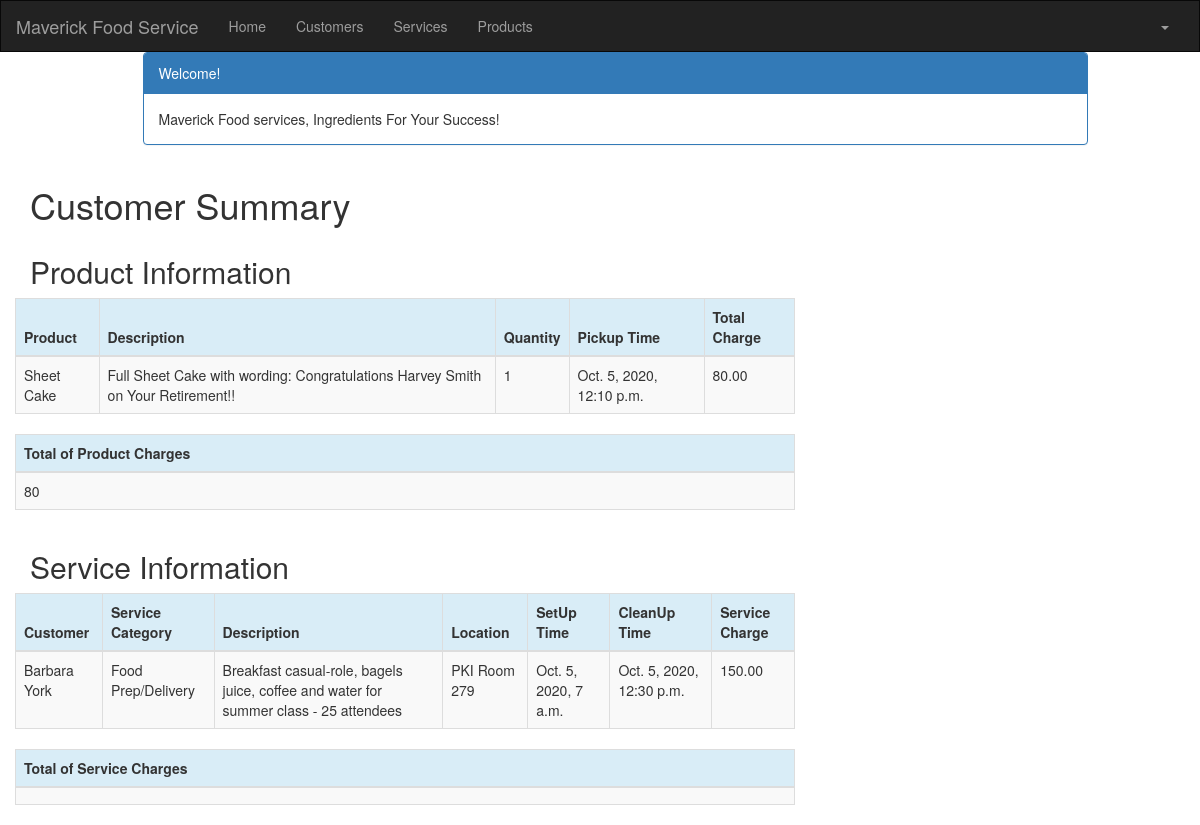
The page /customer/1/summary/ (signed in) on the database its author committed.
### crm/models.py (models this page shows, shortened)
class Product(models.Model):
    cust_name = models.ForeignKey(Customer, on_delete=models.CASCADE, related_name='products')
    product = models.CharField(max_length=100)
    p_description = models.TextField()
    quantity = models.IntegerField()
    pickup_time = models.DateTimeField(
        default=timezone.now)
    charge = models.DecimalField(max_digits=10, decimal_places=2)
    created_date = models.DateTimeField(
        default=timezone.now)
    updated_date = models.DateTimeField(auto_now_add=True)

class Service(models.Model):
    cust_name = models.ForeignKey(Customer, on_delete=models.CASCADE, related_name='services')
    service_category = models.CharField(max_length=100)
    description = models.TextField()
    location = models.CharField(max_length=200)
    setup_time = models.DateTimeField(
        default=timezone.now)
    cleanup_time = models.DateTimeField(
        default=timezone.now)
    service_charge = models.DecimalField(max_digits=10, decimal_places=2)
    created_date = models.DateTimeField(
        default=timezone.now)
    updated_date = models.DateTimeField(auto_now_add=True)

class Customer(models.Model):
    cust_name = models.CharField(max_length=50)
    organization = models.CharField(max_length=100, blank=True)
    role = models.CharField(max_length=100)
    email = models.EmailField(max_length=100)
    bldgroom = models.CharField(max_length=100)
    address = models.CharField(max_length=200)
    account_number = models.IntegerField(blank=False, null=False)
    city = models.CharField(max_length=50)
    state = models.CharField(max_length=50)
    zipcode = models.CharField(max_length=10)
    phone_number = models.CharField(max_length=50)
    created_date = models.DateTimeField(
        default=timezone.now)
    updated_date = models.DateTimeField(auto_now_add=True)
    def __str__(self):
        return str(self.cust_name)

### crm/views.py (the view)
# urls.py: path('customer/<int:pk>/summary/', views.summary, name='summary'),
@login_required
def summary(request, pk):
    customer = get_object_or_404(Customer, pk=pk)
    customers = Customer.objects.filter(created_date__lte=timezone.now())
    services = Service.objects.filter(cust_name=pk)
    products = Product.objects.filter(cust_name=pk)
    sum_service_charge = Service.objects.filter(cust_name=pk).aggregate(Sum('service_charge'))
    sum_product_charge = Product.objects.filter(cust_name=pk).aggregate(Sum('charge'))
    return render(request, 'crm/summary.html', {'customers': customers,
                                                    'products': products,
                                                    'services': services,
                                                    'sum_service_charge': sum_service_charge,
                                                    'sum_product_charge': sum_product_charge,})

### crm/templates/crm/summary.html
{% extends 'crm/base.html' %}
{% block content %}
{% load mathfilters %}
{% load humanize %}
<div class="container">
    <div class="row">
        <div class="col-md-10 col-md-offset-1">
            <div class="panel panel-primary">
                <div class="panel-heading">Welcome!</div>
                <div class="panel-body">
                    Maverick Food services, Ingredients For Your Success!
                </div>
            </div>
        </div>
    </div>
</div>
<div class="row">
    <h1 style="padding-left: 15Px">Customer Summary</h1>
</div>
    <div class="row">
        <h2 style="padding-left: 15Px">Product Information</h2>
    </div>
    <div class="row">
        <table class="table table-striped table-bordered table-hover">
            <thead>
            <tr class="bg-info">
                <th>Product</th>
                <th>Description</th>
                <th>Quantity</th>
                <th>Pickup Time</th>
                <th>Total Charge</th>
            </tr>
            </thead>
            <tbody>
            {% for product in products %}
                <tr>
                    <td>{{ product.product }}</td>
                    <td>{{ product.p_description }}</td>
                    <td>{{ product.quantity|intcomma }}</td>
                    <td>{{ product.pickup_time }}</td>
                    <td>{{ product.charge|intcomma }}</td>
                </tr>
            {% endfor %}
            </tbody>
        </table>
    </div>
    <div class="row">
        <table class="table table-striped table-bordered table-hover">
        <thead>
            <tr class="bg-info">
                <th>Total of Product Charges</th>
            </tr>
        </thead>
        <tbody>
            <tr>
                <td>{{ sum_product_charge.charge__sum|intcomma }}</td>
            </tr>
        </tbody>
        </table>
    </div>
    <div class="row">
        <h2 style="padding-left: 15Px">Service Information</h2>
    </div>
    <div class="row">
        <table class="table table-striped table-bordered table-hover">
            <thead>
            <tr class="bg-info">
                <th>Customer</th>
                <th>Service Category</th>
                <th>Description</th>
                <th>Location</th>
                <th>SetUp Time</th>
                <th>CleanUp Time</th>
                <th>Service Charge</th>
            </tr>
            </thead>
            <tbody>
            {% for service in services %}
                <tr>
                    <td>{{ service.cust_name }}</td>
                    <td>{{ service.service_category }}</td>
                    <td>{{ service.description }}</td>
                    <td>{{ service.location }}</td>
                    <td>{{ service.setup_time }}</td>
                    <td>{{ service.cleanup_time }}</td>
                    <td>{{ service.service_charge }}</td>
                </tr>
            {% endfor %}
            </tbody>
        </table>
    </div>
    <div class="row">
        <table class="table table-striped table-bordered table-hover">
        <thead>
            <tr class="bg-info">
                <th>Total of Service Charges</th>
            </tr>
        </thead>
        <tbody>
            <tr>
                <td>{{ sum_service_charge.charge__sum|intcomma }}</td>
            </tr>
        </tbody>
        </table>
    </div>
{% endblock %}

### rows shown on the page
Product: product "Sheet Cake", p_description "Full Sheet Cake with wording: Congratulations Harvey Smith on Your Retirement!!", quantity "1", pickup_time "Oct. 5, 2020, 12:10 p.m.", charge "80.00"
Service: cust_name "Barbara York", service_category "Food Prep/Delivery", description "Breakfast casual-role, bagels juice, coffee and water for summer class - 25 attendees", location "PKI Room 279", setup_time "Oct. 5, 2020, 7 a.m.", cleanup_time "Oct. 5, 2020, 12:30 p.m.", service_charge "150.00"

### other values the page prints
{{ sum_product_charge.charge__sum|intcomma }} "80"
